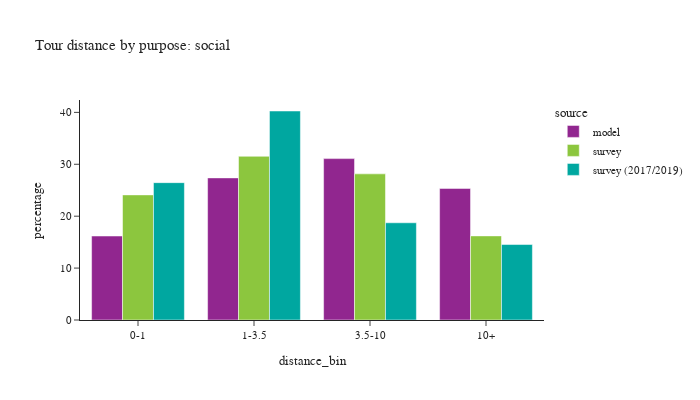

Write notebook code for a chart like this one.
### Code cell
plot_bins(tour, tour['pdpurp'] == 7, 'social')

### Figure 1 — Plotly figure (JSON) as saved in the notebook; plotly's stock layout.template omitted (floating-point values rounded to 4 significant figures)
{"data": [{"alignmentgroup": "True", "customdata": [[224799], [380447], [432008], [352276]], "hovertemplate": "source=model<br>distance_bin=%{x}<br>percentage=%{y}<br>sample count=%{customdata[0]}<extra></extra>", "legendgroup": "model", "marker": {"color": "#91268F", "pattern": {"shape": ""}}, "name": "model", "offsetgroup": "model", "orientation": "v", "showlegend": true, "textposition": "auto", "type": "bar", "x": ["0-1", "1-3.5", "3.5-10", "10+"], "xaxis": "x", "y": [16.18, 27.38, 31.09, 25.35], "yaxis": "y"}, {"alignmentgroup": "True", "customdata": [[1054], [975], [709], [408]], "hovertemplate": "source=survey<br>distance_bin=%{x}<br>percentage=%{y}<br>sample count=%{customdata[0]}<extra></extra>", "legendgroup": "survey", "marker": {"color": "#8CC63E", "pattern": {"shape": ""}}, "name": "survey", "offsetgroup": "survey", "orientation": "v", "showlegend": true, "textposition": "auto", "type": "bar", "x": ["0-1", "1-3.5", "3.5-10", "10+"], "xaxis": "x", "y": [24.1, 31.54, 28.15, 16.21], "yaxis": "y"}, {"alignmentgroup": "True", "customdata": [[1648], [1458], [927], [441]], "hovertemplate": "source=survey (2017/2019)<br>distance_bin=%{x}<br>percentage=%{y}<br>sample count=%{customdata[0]}<extra></extra>", "legendgroup": "survey (2017/2019)", "marker": {"color": "#00A7A0", "pattern": {"shape": ""}}, "name": "survey (2017/2019)", "offsetgroup": "survey (2017/2019)", "orientation": "v", "showlegend": true, "textposition": "auto", "type": "bar", "x": ["0-1", "1-3.5", "3.5-10", "10+"], "xaxis": "x", "y": [26.46, 40.27, 18.73, 14.54], "yaxis": "y"}], "layout": {"barmode": "group", "font": {"size": 11}, "height": 400, "legend": {"title": {"text": "source"}, "tracegroupgap": 0}, "title": {"text": "Tour distance by purpose: social"}, "width": 700, "xaxis": {"anchor": "y", "domain": [0.0, 1.0], "title": {"text": "distance_bin"}}, "yaxis": {"anchor": "x", "domain": [0.0, 1.0], "title": {"text": "percentage"}}}}
